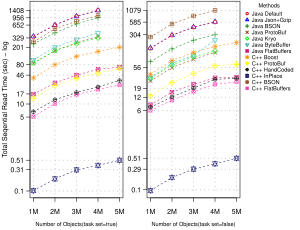

R code for this plot:

library(plyr)
# library(ggplot2)
# require(cowplot)


# function definition for calculating mean of data
calulateMeanDataTotaltime <- function(myfilename,nr, n){
  
  totaltime <- matrix(nrow= nr, ncol=n)
  
  # run for all 3 experiments 
  for(i in 1:nr){
    tfile = paste(myfilename, i,  sep = "")
    tfile <- paste(tfile, ".txt" , sep="")
    mydata <- read.delim(tfile, header=TRUE, sep="#")
    totaltime[i,] <-mydata[['totaltime']]- mydata[['iotime']]
  }
  
  finalTime <- vector() 
  
  for(j in 1:n){
    tmp<-0
    for(i in 1:nr){
      tmp= tmp+totaltime[i,j]   
    }
    tmp=tmp/nr
    finalTime[j] <- tmp
  }
  mydata$totaltime<-finalTime
  
  return(mydata)
}


# function for normalize y-axes data
calulateaxes <- function(data,ts){
  
  resultdata <- vector() 
  resultdata[1]<-round(data[1],2)
  i<-1
  j<-1
  
  listlength<-length(data)
  for (d in data) {
    
    if(d<2){
      space<-0.10
      tspace<-space
    }
    else{
      space<-ts
      # space<-1.5
      if(j>listlength*0.75)
        tspace<-space*70
      else if(j>listlength*0.5)
        tspace<-space*30
      else if(j>listlength*0.25)
        tspace<-space*7
      else if(j>listlength*0.15)
        tspace<-space*1.5
      else
        tspace<-space
    }
    j<-j+1
    
    if(d-resultdata[i]>tspace){
      i<-i+1
      if(d>1)
        resultdata[i]<-round(d)
      else
        resultdata[i]<-round(d,2)
    }
  }
  
  return(resultdata)
}

# function for normalize y-axes data
drawPlot <- function(data,isseq,ts,hasshleg){
 
   # Java Defaul results
  javaDefault <- subset(data, language="ReadTimeJAVA",  method=="Java Default")
  javaDefaultV <- vector()
  javaDefaultV <-javaDefault[['totaltime']]
  
  # Java Json results 
  javaJson <- subset(data, language="ReadTimeJAVA",  method=="Java Json+Gzip")
  javaJsonV <- vector()
  javaJsonV <-javaJson[['totaltime']]
  
  # Java Bson results 
  javaBson <- subset(data, language="ReadTimeJAVA",  method=="Java Bson")
  javaBsonV <- vector()
  javaBsonV <-javaBson[['totaltime']]
  
  # Java ProtoBuf results 
  javaProtoBuf <- subset(data, language="ReadTimeJAVA", method=="Java ProtoBuf")
  javaProtoBufV <- vector()
  javaProtoBufV <-javaProtoBuf[['totaltime']]
  
  # Java Kryo results 
  javaKryo <- subset(data, language="ReadTimeJAVA",  method=="Java Kryo")
  javaKryoV <- vector()
  javaKryoV <-javaKryo[['totaltime']]
  
  # Java Byte Buffer results 
  javaByteBuffer <- subset(data, language="ReadTimeJAVA", method=="Java Byte Buffer")
  javaByteBufferV <- vector()
  javaByteBufferV <-javaByteBuffer[['totaltime']]
  
  # Java Byte Buffer results 
  javaFlatBuffer <- subset(data, language="ReadTimeJAVA",  method=="Java FlatBuffers")
  javaFlatBufferV <- vector()
  javaFlatBufferV <-javaFlatBuffer[['totaltime']]
  
  
  # C++  HANDCODED  results 
  cppHANDCODED <- subset(data, language="ReadTimeCPP",method=="C++ HandCoded")
  cppHANDCODEDV <- vector()
  cppHANDCODEDV <-cppHANDCODED[['totaltime']]
  
  # C++  PROTOBUF  results 
  cppPROTOBUF <- subset(data, language="ReadTimeCPP", method=="C++ ProtoBuf")
  cppPROTOBUFV <- vector()
  cppPROTOBUFV <-cppPROTOBUF[['totaltime']]
  
  
  # C++  INPLACE  results 
  cppINPLACE <- subset(data, language="ReadTimeCPP", method=="C++ inPlace")
  cppINPLACEV <- vector()
  cppINPLACEV <-cppINPLACE[['totaltime']]
  
  
  # C++  BOOST  results 
  cppBOOST <- subset(data, language="ReadTimeCPP", method=="C++ Boost")
  cppBOOSTV <- vector()
  cppBOOSTV <-cppBOOST[['totaltime']]
  
  # C++  BSON  results 
  cppBSON <- subset(data, language="ReadTimeCPP",  method=="C++ Bson")
  cppBSONV <- vector()
  cppBSONV <-cppBSON[['totaltime']]
  
  # C++  FlatBuffers  results 
  cppFLATBUF <- subset(data, language="ReadTimeCPP", method=="C++ FlatBuffers")
  cppFLATBUFV <- vector()
  cppFLATBUFV <-cppFLATBUF[['totaltime']]
  
  plot_colors <- c("red2", "blue1","green4", "saddlebrown","green", "lightseagreen", "deeppink3", "darkorange", "yellow1" , "gray8","midnightblue","chocolate4","maroon1")
  serialization_methods<-c("Java Default","Java Json+Gzip","Java BSON","Java ProtoBuf","Java Kryo","Java ByteBuffer","Java FlatBuffers","C++ Boost","C++ ProtoBuf",  "C++ HandCoded", "C++ InPlace","C++ BSON","C++ FlatBuffers")
  
  #################################################
  ######################   Plot ###################
  #################################################
  
  
  #x <- c(1000000, 2000000,3000000,4000000,5000000)
  totaltimes=c(javaDefaultV[javaDefaultV!=0],javaJsonV[javaJsonV!=0],javaBsonV[javaBsonV!=0],javaProtoBufV[javaProtoBufV!=0],javaKryoV[javaKryoV!=0],
               javaByteBufferV[javaByteBufferV!=0],javaFlatBufferV[javaFlatBufferV!=0],cppHANDCODEDV[cppHANDCODEDV!=0],cppPROTOBUFV[cppPROTOBUFV!=0],
               cppINPLACEV[cppINPLACEV!=0],cppBOOSTV[cppBOOSTV!=0],cppBSONV[cppBSONV!=0],cppFLATBUFV[cppFLATBUFV!=0])  
  max_y<-max(totaltimes)
  max_y<-max_y+max_y*0.1;
  min_y<-min(totaltimes) 
  
  tick_list<-totaltimes[sort.list(totaltimes)]
  tick_list<-calulateaxes(tick_list,3.5)
  y_labels<- sprintf("%s",tick_list);
  
  javaDefaultV[javaDefaultV==0]<-NA
  javaJsonV[javaJsonV==0]<-NA
  javaBsonV[javaBsonV==0]<-NA
  javaProtoBufV[javaProtoBufV==0]<-NA
  javaKryoV[javaKryoV==0]<-NA
  javaByteBufferV[javaByteBufferV==0]<-NA
  javaFlatBufferV[javaFlatBufferV==0]<-NA
  cppHANDCODEDV[cppHANDCODEDV==0]<-NA
  cppPROTOBUFV[cppPROTOBUFV==0]<-NA
  cppINPLACEV[cppINPLACEV==0]<-NA
  cppBOOSTV[cppBOOSTV==0]<-NA
  cppBSONV[cppBSONV==0]<-NA
  cppFLATBUFV[cppFLATBUFV==0]<-NA
  
  
  #lines for Faltbuffers C++ 
  plot(na.omit(cppFLATBUFV), log="y", type="o",cex=0.5, pch=13, lty=2,lwd=0.5, ylim=c(min_y, max_y), axes=FALSE, ann=FALSE,col=plot_colors[13],  panel.first=abline(h= tick_list, v=c(1, 2, 3, 4,5), lty=3, col="gray"))
  
  # Make x axis using one to 5 labels
  axis(1, at=c(1, 2, 3, 4,5), labels=c("1M","2M","3M", "4M","5M"), las=1,cex.axis = 0.6,mgp=c(3, .4, 0) )
  
  # Make y axis with horizontal labels that display ticks at 
  axis(2, las=1, at = tick_list, labels=y_labels,cex.axis = 0.6,mgp=c(3, .6, 0))
  
  #lines for Json
  lines(na.omit(javaJsonV) , type="o", pch=2, lty=2,cex=0.5, col=plot_colors[2],lwd=0.5)
  
  #lines for Bson 
  lines(na.omit(javaBsonV), type="o", pch=3, lty=2,cex=0.5, col=plot_colors[3],lwd=0.5)
  
  #lines for ProtoBuf
  lines(na.omit(javaProtoBufV), type="o", pch=4, lty=2,cex=0.5, col=plot_colors[4],lwd=0.5)
  
  #lines for Kryo
  lines(na.omit(javaKryoV), type="o", pch=5, lty=2,cex=0.5, col=plot_colors[5],lwd=0.5)
  
  #lines for ByteBuffer
  lines(na.omit(javaByteBufferV), type="o", pch=6, lty=2,cex=0.5, col=plot_colors[6],lwd=0.5)
  
  #lines for Java flat buffers
  lines( na.omit(javaFlatBufferV), type="o", pch=7, lty=2,cex=0.5, col=plot_colors[7],lwd=0.5)
  
  #lines for BOOST C++ 
  lines(na.omit(cppBOOSTV), type="o", pch=8, lty=2,cex=0.5, col=plot_colors[8],lwd=0.5)
  
  #lines for PROTOBUF C++ 
  lines(na.omit(cppPROTOBUFV), type="o", pch=9, lty=2,cex=0.5, col=plot_colors[9],lwd=0.5)
  
  #lines for HANDCODED C++ 
  lines(na.omit(cppHANDCODEDV), type="o", pch=10, lty=2,cex=0.5, col=plot_colors[10],lwd=0.5)
  
  #lines for INPLACE C++ 
  lines(na.omit(cppINPLACEV), type="o", pch=11, lty=2,cex=0.5, col=plot_colors[11],lwd=0.5)
  
  #lines for BSON C++ 
  lines(na.omit(cppBSONV), type="o", pch=12, lty=2,cex=0.5, col=plot_colors[12],lwd=0.5)
  
  # Java Deafult
  lines(na.omit(javaDefaultV), type="o", pch=1,cex=0.5, lty=2, col=plot_colors[1],lwd=0.5)
  
  
  ## Allow a second plot on the same graph
  #par(new=TRUE)
  #plot(javaFlatBufferV[-5], log="y", type="o",cex=0.5, pch=7, lty=2,lwd=0.5, ylim=c(min_y, max_y), axes=FALSE, ann=FALSE,col=plot_colors[7], panel.first=abline(h= tick_list, v=c(1, 2, 3, 4,5), lty=3, col="gray") )
  
  
  xlb<-paste("Number of Objects(task set=", ts ,")", sep="")
  title(xlab=xlb, col.lab="black",family="Helvetica",cex.lab = 0.6,line = 1.3,font=2)
  if(ts=="true"){
      title(ylab="Total Seqential Read Time (sec) - log", col.lab="black",family="Helvetica",cex.lab = 0.7,line = 1.85,font=2,las=1)
  }
  
 
  box()
  #if(hasshleg){
  #  legend(3, 13, serialization_methods, cex=0.31,  col=plot_colors, pch=1:13, lty=2:2,lwd=0.5);
  #}
  if(ts=="true"){
    legend(2.5, 10, serialization_methods[c(1:7)], cex=0.4,  col=plot_colors[c(1:7)], pch=1:7, lty=2:2,lwd=0.5,ncol=1);
  }
  else{
    legend(2.5, 6, serialization_methods[c(8:13)], cex=0.4,  col=plot_colors[c(7:13)], pch=8:13, lty=2:2,lwd=0.5,ncol=1);
  }
}


cppcount=12*2
javacount=14*2

#Java Results
dataj1 = calulateMeanDataTotaltime("data/Java_Results/readobjects/result_java_readobjects_1000000_",3 ,javacount)
dataj1$size <-1000000 

# load data for 2M objects read 
dataj2 = calulateMeanDataTotaltime("data/Java_Results/readobjects/result_java_readobjects_2000000_",3 , javacount)
dataj2$size <-2000000 


# load data for 3M objects read 
dataj3 = calulateMeanDataTotaltime("data/Java_Results/readobjects/result_java_readobjects_3000000_", 3 ,javacount)
dataj3$size <-3000000 


# load data for 4M objects read 
dataj4 = calulateMeanDataTotaltime("data/Java_Results/readobjects/result_java_readobjects_4000000_",3, javacount)
dataj4$size <-4000000

# load data for 5M objects read 
dataj5 = calulateMeanDataTotaltime("data/Java_Results/readobjects/result_java_readobjects_5000000_",3 , javacount)
dataj5$size <-5000000


# CPP Results 
##################################################################
# load data for 1M objects read 
datac1 = calulateMeanDataTotaltime("data/C_Results/readobjects/result_cpp_readobjects_1000000_",3 ,cppcount)
datac1$size <-1000000 

# load data for 2M objects read 
datac2 = calulateMeanDataTotaltime("data/C_Results/readobjects/result_cpp_readobjects_2000000_",3 , cppcount)
datac2$size <-2000000 


# load data for 3M objects read 
datac3 = calulateMeanDataTotaltime("data/C_Results/readobjects/result_cpp_readobjects_3000000_", 3 ,cppcount)
datac3$size <-3000000 

# load data for 4M objects read 
datac4 = calulateMeanDataTotaltime("data/C_Results/readobjects/result_cpp_readobjects_4000000_",3 , cppcount)
datac4$size <-4000000

# load data for 5M objects read 
datac5 = calulateMeanDataTotaltime("data/C_Results/readobjects/result_cpp_readobjects_5000000_",3 , cppcount)
datac5$size <-5000000


# bind the data frames together 
plotdata <- rbind(datac1,datac2,datac3,datac4,datac5,dataj1,dataj2,dataj3,dataj4,dataj5)

pdf(file='Experiment_Seq_Read_CPU_Plot.pdf',height=3, width=4)

old.par<-par(mfrow=c(1, 2),   pty="m")
op <- par(mar = c(2.2,2.5,0,0.1))

drawPlot(subset(plotdata, taskset=="true" & seq=="true"),TRUE,"true",FALSE)
drawPlot(subset(plotdata, taskset=="false" & seq=="true"),TRUE,"false",TRUE)
par(xpd=TRUE)
